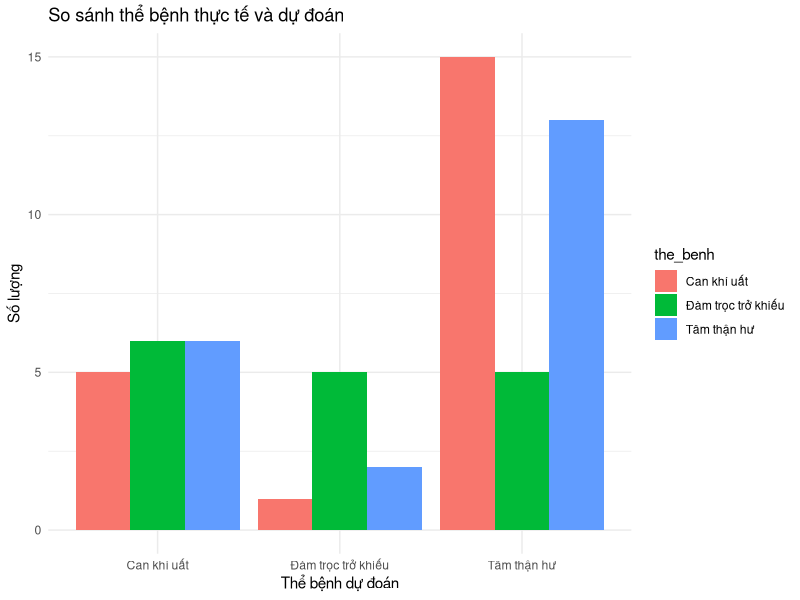

Reproduce this figure in R.
## ---- chunk 1
library(ggplot2)
# 📦 Thư viện cần thiết
library(dplyr)
library(caret)
library(tibble)
library(glue)
library(randomForest)
library(flextable)

df <- read.csv( "alzheimer_data.csv") 

# 👨🔬 2. Train/Test & Mô hình
splitIndex <- createDataPartition(df$the_benh, p = 0.7, list = FALSE)
train <- df[splitIndex, ] %>%
  mutate(the_benh = factor(the_benh))

test <- df[-splitIndex, ] %>%
  mutate(the_benh = factor(the_benh, levels = levels(train$the_benh)))

model_rf <- train(the_benh ~ ., data = train,
                  method = "rf",
                  trControl = trainControl(method = "cv", number = 5))

# 📊 3. Dự đoán & đánh giá (dùng %>% và sửa lỗi levels)
conf <- predict(model_rf, test) %>% 
  factor(levels = levels(test$the_benh)) %>% 
  confusionMatrix(reference = test$the_benh)

print(conf)

# 📈 3b. Biểu đồ phân bố thể bệnh (test set)
test %>% 
  mutate(du_doan = predict(model_rf, newdata = test)) %>% 
  ggplot(aes(x = du_doan, fill = the_benh)) + 
  geom_bar(position = "dodge") + 
  labs(title = "So sánh thể bệnh thực tế và dự đoán",
       x = "Thể bệnh dự đoán", y = "Số lượng") +
  theme_minimal()

# 🧘♀️ 4. Gợi ý bài tập dưỡng sinh
tibble(the_benh = predict(model_rf, newdata = test[1, ])) %>% 
  left_join(
    tribble(
      ~the_benh, ~bai_tap_goi_y,
      "Tâm thận hư", "Dịch cân kinh, thở 4 thời, khí công tĩnh",
      "Can khí uất", "Thái cực quyền, vỗ trán – thư giãn",
      "Đàm trọc trở khiếu", "Vỗ lưng, xoay hông, khí công động"
    ),
    by = "the_benh"
  ) %>% 
  {
    cat(glue("🔎 Thể bệnh dự đoán: {.$the_benh}\n🧘 Gợi ý bài tập: {.$bai_tap_goi_y}"))
    flextable(.)
  }
